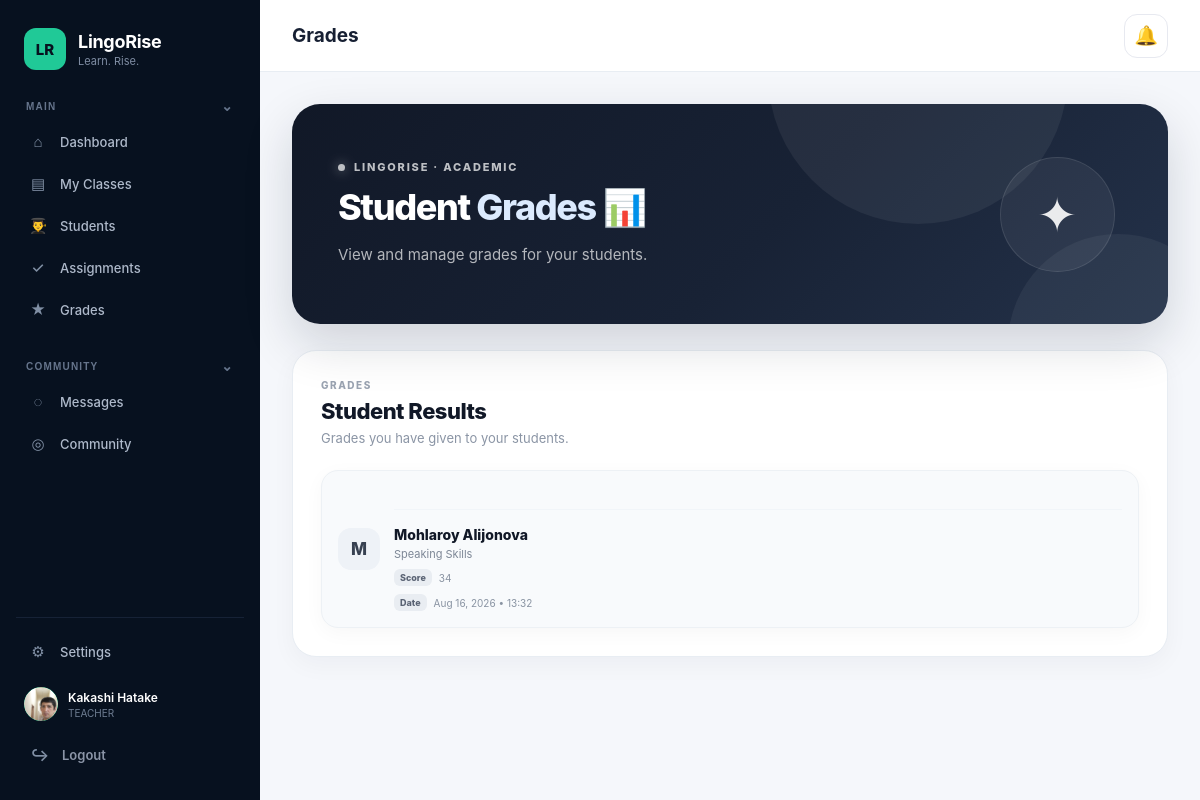
The page /teacher/grades/ (signed in) on the database its author committed.
### apps/users/models.py (models this page shows, shortened)
class User(AbstractUser):
    class Role(models.TextChoices):
        ADMIN = "ADMIN", "Admin"
        TEACHER = "TEACHER", "Teacher"
        STUDENT = "STUDENT", "Student"
        STAFF = "STAFF", "Staff"
    email = models.EmailField(
        unique=True,
        db_index=True,
    )
    phone = models.CharField(
        max_length=20,
        blank=True,
    )
    role = models.CharField(
        max_length=20,
        choices=Role.choices,
        default=Role.STUDENT,
        db_index=True,
    )
    updated_at = models.DateTimeField(
        auto_now=True,
    )
    avatar = models.ImageField(
        upload_to="avatars/",
        blank=True,
        null=True,
    )
    notifications_enabled = models.BooleanField(
        default=True,
)

### apps/school/models.py (models this page shows, shortened)
class Grade(models.Model):
    student = models.ForeignKey(
        User,
        on_delete=models.CASCADE,
        related_name="grades",
    )
    teacher = models.ForeignKey(
        User,
        on_delete=models.CASCADE,
        related_name="given_grades",
    )
    assignment = models.ForeignKey(
        Assignment,
        on_delete=models.CASCADE,
        related_name="grades",
        null=True,
        blank=True,
    )
    subject = models.ForeignKey(
        Subject,
        on_delete=models.PROTECT,
        related_name="grades",
    )
    score = models.PositiveSmallIntegerField()
    created_at = models.DateTimeField(
        auto_now_add=True,
    )

class Subject(models.Model):
    name = models.CharField(
        max_length=100,
        unique=True,
    )
    code = models.CharField(
        max_length=20,
        unique=True,
    )
    description = models.TextField(
        blank=True,
    )
    is_active = models.BooleanField(
        default=True,
        db_index=True,
    )
    created_at = models.DateTimeField(
        auto_now_add=True,
    )
    updated_at = models.DateTimeField(
        auto_now=True,
    )
    class Meta:
        ordering = ("name",)

### apps/school/views.py (the view)
@login_required
def teacher_grades(request):
    if request.user.role != User.Role.TEACHER:
        return redirect("dashboard")
    grades = (
        Grade.objects
        .filter(
            teacher=request.user,
        )
        .select_related(
            "student",
            "subject",
            "assignment",
        )
        .order_by("-created_at")
    )
    return render(
        request,
        "school/teacher_grades.html",
        {
            "grades": grades,
        },
    )

### apps/school/context_processors.py (called while the page is built)
def notifications(request):
    if not request.user.is_authenticated:
        return {
            "unread_notifications": [],
            "unread_notifications_count": 0,
        }
    unread_messages = (
        Message.objects
        .filter(
            receiver=request.user,
            is_read=False,
        )
        .select_related("sender")
        .order_by("-created_at")[:10]
    )
    unread_count = Message.objects.filter(
        receiver=request.user,
        is_read=False,
    ).count()
    return {
        "unread_notifications": unread_messages,
        "unread_notifications_count": unread_count,
    }

### templates/school/teacher_grades.html (shortened to what this page needs)
{% extends "base.html" %}
{% block page_title %}
    Grades
{% endblock %}
{% block content %}
<div class="teacher-page">
    <section class="dashboard-hero">
        <div class="hero-content">
            <div class="hero-eyebrow">
                <span class="hero-dot"></span>
                LINGORISE · ACADEMIC
            </div>
            <h1>
                Student
                <span>Grades</span>
                📊
            </h1>
            <p>
                View and manage grades for your students.
            </p>
        </div>
        <div class="hero-decoration">
            <div class="hero-glow"></div>
            <div class="hero-symbol">✦</div>
        </div>
    </section>
    <section class="dashboard-panel">
        <div class="panel-header">
            <div>
                <div class="panel-label">
                    GRADES
                </div>
                <h2>
                    Student Results
                </h2>
                <p>
                    Grades you have given to your students.
                </p>
            </div>
        </div>
        {% if grades %}
            <div class="assignments-container">
                {% for grade in grades %}
                    <div class="modern-assignment-card">
                        <div class="assignment-check">
                            {{ grade.student.username|first|upper }}
                        </div>
                        <div class="assignment-details">
                            <h3>
                                {{ grade.student.get_full_name|default:grade.student.username }}
                            </h3>
                            <div class="assignment-group">
                                {{ grade.subject.name }}
                            </div>
                            <div class="assignment-due">
                                <span class="due-label">
                                    Score
                                </span>
                                <span>
                                    {{ grade.score }}
                                </span>
                            </div>
                            <div class="assignment-due">
                                <span class="due-label">
                                    Date
                                </span>
                                <span>
                                    {{ grade.created_at|date:"M d, Y • H:i" }}
                                </span>
                            </div>
                        </div>
                    </div>
                {% endfor %}
            </div>
        {% endif %}
    </section>
</div>
{% endblock %}

### templates/base.html (shortened to what this page needs)
{% load static %}
<!DOCTYPE html>
<html lang="en">
<head>
    <link
        rel="stylesheet"
        href="{% static 'css/style.css' %}"
    >
</head>
<body>
<div class="app">
    <aside class="sidebar">
        <div class="brand">
            <div class="brand-icon">
                LR
            </div>
            <div class="brand-info">
                <div class="brand-name">
                    LingoRise
                </div>
                <div class="brand-tagline">
                    Learn. Rise.
                </div>
            </div>
        </div>
        <nav class="sidebar-nav">
            {% if user.role == "TEACHER" %}
                <div class="nav-section">
                    <button
                        type="button"
                        class="nav-section-toggle"
                        onclick="toggleSection('teacher-main-section', this)"
                    >
                        <span>MAIN</span>
                        <span class="section-arrow">⌄</span>
                    </button>
                    <div
                        class="nav-section-items open"
                        id="teacher-main-section"
                    >
                        <a
                            href="{% url 'dashboard' %}"
                            class="nav-item"
                        >
                            <span class="nav-icon">⌂</span>
                            <span>Dashboard</span>
                        </a>
                        <a
                            href="{% url 'teacher_classes' %}"
                            class="nav-item"
                        >
                            <span class="nav-icon">▤</span>
                            <span>My Classes</span>
                        </a>
                        <a
                            href="{% url 'teacher_students' %}"
                            class="nav-item"
                        >
                            <span class="nav-icon">👨‍🎓</span>
                            <span>Students</span>
                        </a>
                        <a
                            href="{% url 'teacher_assignments' %}"
                            class="nav-item"
                        >
                            <span class="nav-icon">✓</span>
                            <span>Assignments</span>
                        </a>
                        <a
                            href="{% url 'teacher_grades' %}"
                            class="nav-item"
                        >
                            <span class="nav-icon">★</span>
                            <span>Grades</span>
                        </a>
                    </div>
                </div>
                <div class="nav-section">
                    <button
                        type="button"
                        class="nav-section-toggle"
                        onclick="toggleSection('teacher-community-section', this)"
                    >
                        <span>COMMUNITY</span>
                        <span class="section-arrow">⌄</span>
                    </button>
                    <div
                        class="nav-section-items open"
                        id="teacher-community-section"
                    >
                        <a
                            href="{% url 'teacher_messages' %}"
                            class="nav-item"
                        >
                            <span class="nav-icon">◌</span>
                            <span>Messages</span>
                        </a>
                        <a
                            href="{% url 'community' %}"
                            class="nav-item"
                        >
                            <span class="nav-icon">◎</span>
                            <span>Community</span>
                        </a>
                    </div>
                </div>
            {% endif %}
        </nav>
        <div class="sidebar-bottom">
            {% if user.role == "ADMIN" %}
                <div class="nav-section">
                    <div class="nav-section-title">
                        MAIN
                    </div>
                    <a
                        href="{% url 'teacher_dashboard' %}"
                        class="nav-item"
                    >
                        <span class="nav-icon">⌂</span>
                        <span>Dashboard</span>
                    </a>
                </div>
                <div class="nav-section">
                    <div class="nav-section-title">
                        MANAGEMENT
                    </div>
                    <a
                        href="/admin/users/user/"
                        class="nav-item"
                    >
                        <span class="nav-icon">👨‍🎓</span>
                        <span>Students</span>
                    </a>
                    <a
                        href="/admin/users/user/"
                        class="nav-item"
                    >
                        <span class="nav-icon">👨‍🏫</span>
                        <span>Teachers</span>
                    </a>
                    <a
                        href="/admin/school/group/"
                        class="nav-item"
                    >
                        <span class="nav-icon">🏫</span>
                        <span>Groups</span>
                    </a>
                    <a
                        href="/admin/school/subject/"
                        class="nav-item"
                    >
                        <span class="nav-icon">📚</span>
                        <span>Subjects</span>
                    </a>
                    <a
                        href="/admin/school/classroom/"
                        class="nav-item"
                    >
                        <span class="nav-icon">🏢</span>
                        <span>Classrooms</span>
                    </a>
                </div>
                <div class="nav-section">
                    <div class="nav-section-title">
                        ACADEMIC
                    </div>
                    <a
                        href="/admin/school/assignment/"
                        class="nav-item"
                    >
                        <span class="nav-icon">📝</span>
                        <span>Assignments</span>
                    </a>
                    <a
                        href="/admin/school/grade/"
                        class="nav-item"
                    >
                        <span class="nav-icon">📊</span>
                        <span>Grades</span>
                    </a>
                </div>
                <div class="nav-section">
                    <div class="nav-section-title">
                        SYSTEM
                    </div>
                    <a
                        href="/admin/"
                        class="nav-item"
                    >
                        <span class="nav-icon">⚙</span>
                        <span>Admin Panel</span>
                    </a>
                </div>
            {% else %}
                <a
                    href="{% url 'settings' %}"
                    class="nav-item"
                >
                    <span class="nav-icon">
                         ⚙
                    </span>
                      <span>
                        Settings
                    </span>
                 </a>
            {% endif %}
            <div class="user-profile">
    <div class="user-avatar">
        {% if user.avatar %}
            <img
                src="{{ user.avatar.url }}"
                alt="{{ user.username }}"
            >
        {% else %}
            {{ user.username|first|upper }}
        {% endif %}
    </div>
    <div class="user-info">
        <div class="user-name">
            {{ user.get_full_name|default:user.username }}
        </div>
        <div class="user-role">
            {{ user.role|default:"User" }}
        </div>
    </div>
</div>
            <button
                type="button"
                class="logout"
                onclick="openLogoutModal()"
            >
                <span class="nav-icon">↪</span>
                <span>Logout</span>
            </button>
        </div>
    </aside>
    <main class="main-content">
        <header class="topbar">
            <div class="page-heading">
                {% block page_title %}{% endblock %}
            </div>
            <div class="notification-wrapper">
                <button
                    type="button"
                    class="notification-button"
                    id="notification-button"
                    aria-label="Notifications"
                    aria-expanded="false"
                >
                    🔔
                </button>
            </div>
        </header>
        <section class="page-content">
            {% block content %}
            {% endblock %}
        </section>
    </main>
</div>
</body>
</html>

### templates/base.html (style rules this page uses)
.notification-wrapper { position: relative; z-index: 1000; }
.notification-button { position: relative; width: 44px; height: 44px; display: flex; align-items: center; justify-content: center; border: 1px solid #e7e9f0; border-radius: 13px; background: #ffffff; color: #4d5265; font-size: 19px; cursor: pointer; transition: background .2s ease, border-color .2s ease, transform .2s ease, box-shadow .2s ease; }
.topbar { position: relative; display: flex; align-items: center; justify-content: space-between; gap: 20px; }
.page-heading { min-width: 0; }

### rows shown on the page
User: avatar (picture), get_full_name "Kakashi Hatake", role "TEACHER"
Grade: student.username|first "M", student.get_full_name "Mohlaroy Alijonova", subject.name "Speaking Skills", score "34", created_at "Aug 16, 2026 • 13:32"
